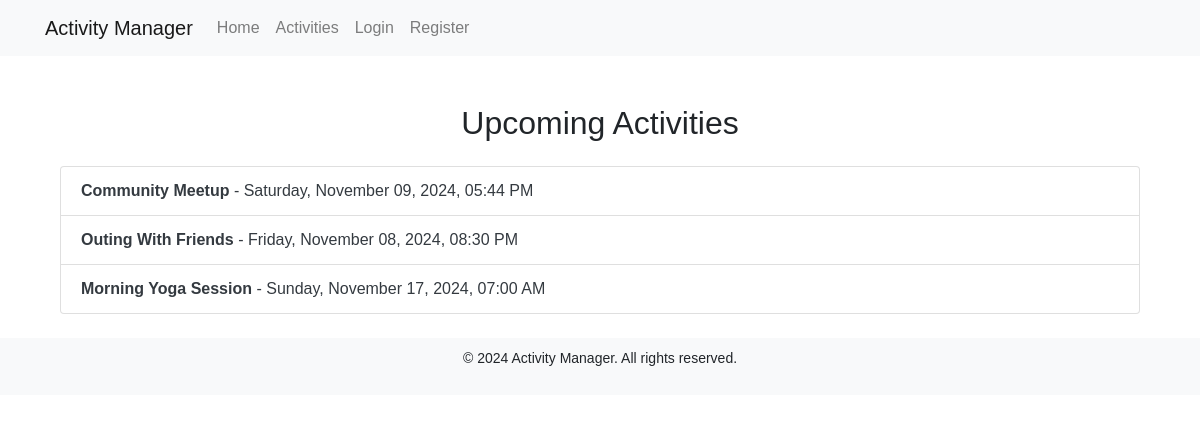
The page / on the database its author committed.
### app/models.py (models this page shows)
class Activity(db.Model):
    id = db.Column(db.Integer, primary_key=True)
    activity_name = db.Column(db.String(150), nullable=False)
    description = db.Column(db.String(300))
    date_time = db.Column(db.DateTime, nullable=False)  # Updated column
    organizer_id = db.Column(db.Integer, db.ForeignKey('user.id'), nullable=False)
    participants = db.relationship('Participation', backref='activity', lazy=True)

### app/routes.py (the view)
@main.route('/')
def index():
    activities = Activity.query.all()  # Fetch all activities
    return render_template('index.html', activities=activities)

### app/templates/index.html (shortened to what this page needs)
{% extends 'base.html' %}
{% block content %}
<div class="container mt-5">
    <h2 class="text-center">Upcoming Activities</h2>
    <ul class="list-group mt-4">
        {% for activity in activities %}
        <li class="list-group-item">
            <a href="{{ url_for('main.activity_detail', activity_id=activity.id) }}" class="text-decoration-none text-dark">
                <strong>{{ activity.activity_name }}</strong> - {{ activity.date_time.strftime('%A, %B %d, %Y, %I:%M %p') }}
            </a>
        </li>
        {% else %}
        <li class="list-group-item text-center">No upcoming activities.</li>
        {% endfor %}
    </ul>
</div>
{% endblock %}

### app/static/style.css (style rules this page uses)
body { font-family: Arial, sans-serif; }
h2 { font-size: 2rem; margin-bottom: 1rem; }
.mt-5 { margin-top: 3rem !important; }
.text-center { text-align: center !important; }

### rows shown on the page
Activity: activity_name "Community Meetup", date_time "Saturday, November 09, 2024, 05:44 PM"
Activity: activity_name "Outing With Friends", date_time "Friday, November 08, 2024, 08:30 PM"
Activity: activity_name "Morning Yoga Session", date_time "Sunday, November 17, 2024, 07:00 AM"
